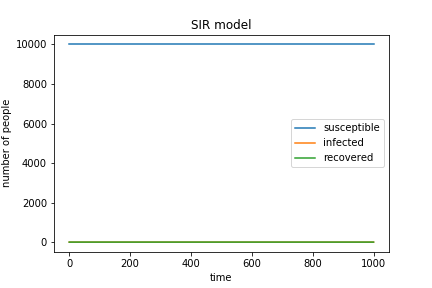

Python code for this plot:
# -*- coding: utf-8 -*-
"""
Created on Wed May  8 09:11:37 2019

@author: alvaq
"""

# import necessary libraries
import numpy as np
import matplotlib.pyplot as plt

#define the basic variables of the model
susceptible=9999
infected=1
recovered=0
N=10000 #N holds the totoal number of people in the population
beta=0.3
gamma=0.05

#create arrays for variables
tracker=np.array((susceptible,infected,recovered))

#loop in range(1000)
for i in range(1000):
    proportion=beta*(infected/N)
    #use the "choice" function to draw a random number
    new_infected=np.random.choice(range(2),susceptible,p=[1-proportion,proportion])
    new_recovered=np.random.choice(range(2),infected,p=[1-gamma,gamma])
    new_infected=sum(new_infected)
    new_recovered=sum(new_recovered)
    infected=infected+new_infected-new_recovered
    susceptible=susceptible-new_infected
    recovered+=new_recovered
    #keep track of changes
    trk_update=np.array((susceptible,infected,recovered))
    tracker=np.append(tracker,trk_update)
    
#plot
x=[tracker[i:i+3] for i in range(0,len(tracker),3)]
plt.ylabel('number of people')
plt.xlabel('time')
y_pos=np.arange(1000)
plt.plot(x)
plt.legend(['susceptible','infected','recovered'])
plt.title('SIR model')
plt.savefig ("SIR.png" ,type="png")
plt.show() 
